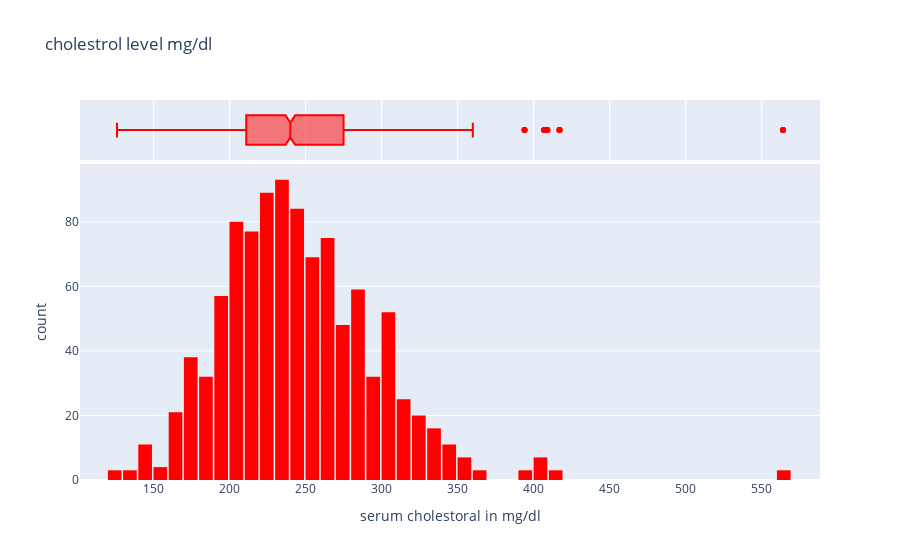

This figure's notebook cell:
### Code cell
fig = px.histogram(data_df, 
                   x='chol', 
                   marginal='box', 
                   color_discrete_sequence=['red'], 
                   title=' cholestrol level mg/dl',labels={"chol":"serum cholestoral in mg/dl"})
                         
fig.update_layout(bargap=0.1)
fig.show()

### Figure 1 — Plotly figure (JSON) as saved in the notebook; plotly's stock layout.template omitted (floating-point values rounded to 4 significant figures; data arrays with more than 128 entries replaced by an {"elided": "..."} marker saying what was removed)
{"data": [{"alignmentgroup": "True", "bingroup": "x", "hovertemplate": "serum cholestoral in mg/dl=%{x}<br>count=%{y}<extra></extra>", "legendgroup": "", "marker": {"color": "red", "pattern": {"shape": ""}}, "name": "", "offsetgroup": "", "orientation": "v", "showlegend": false, "type": "histogram", "x": {"elided": "1025 int values"}, "xaxis": "x", "yaxis": "y"}, {"alignmentgroup": "True", "hovertemplate": "serum cholestoral in mg/dl=%{x}<extra></extra>", "legendgroup": "", "marker": {"color": "red"}, "name": "", "notched": true, "offsetgroup": "", "showlegend": false, "type": "box", "x": {"elided": "1025 int values"}, "xaxis": "x2", "yaxis": "y2"}], "layout": {"autosize": true, "bargap": 0.1, "barmode": "relative", "legend": {"tracegroupgap": 0}, "title": {"text": " cholestrol level mg/dl"}, "xaxis": {"anchor": "y", "autorange": true, "domain": [0, 1], "range": [101.7, 588.3], "title": {"text": "serum cholestoral in mg/dl"}, "type": "linear"}, "xaxis2": {"anchor": "y2", "autorange": true, "domain": [0, 1], "matches": "x", "range": [101.7, 588.3], "showgrid": true, "showticklabels": false, "type": "linear"}, "yaxis": {"anchor": "x", "autorange": true, "domain": [0, 0.8316], "range": [0, 97.89], "title": {"text": "count"}}, "yaxis2": {"anchor": "x2", "autorange": true, "domain": [0.8416, 1], "matches": "y2", "range": [-0.5, 0.5], "showgrid": false, "showline": false, "showticklabels": false, "ticks": "", "type": "category"}}}
